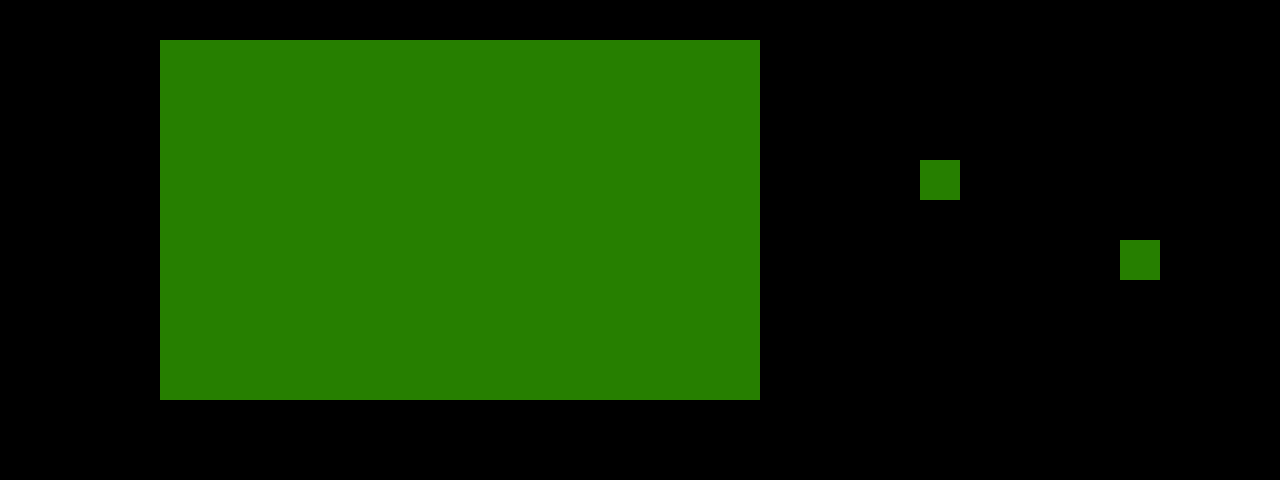

Tiled map render using the project's own tile images. Description and the whole map definition, tile-layer contents included, below:
An orthogonal 32x12 tile map with 40x40 px tiles, 1 tile layer (tiles), 2 tilesets and 25 objects (5x enemy, 3x transition, spawn, entry, island1, ...).

<map version="1.11" tiledversion="1.11.2" orientation="orthogonal" renderorder="right-down" width="32" height="12" tilewidth="40" tileheight="40" infinite="0" nextlayerid="10" nextobjectid="52">
 <editorsettings>
  <export target="data.lua" format="lua" />
 </editorsettings>
 <properties>
  <property name="name" value="Test Map - Room 2" />
 </properties>
 <tileset firstgid="1" source="../../tilesets/castle.tsx" />
 <tileset firstgid="43" source="../../tilesets/mboss.tsx" />
 <layer id="1" name="tiles" width="32" height="12">
  <data encoding="csv">
0,0,0,0,0,0,0,0,0,0,0,0,0,0,0,0,0,0,0,0,0,0,0,0,0,0,0,0,0,0,0,0,
0,0,0,0,22,23,23,23,23,23,23,23,23,23,23,23,23,23,24,0,0,0,0,0,0,0,0,0,0,0,0,0,
0,0,0,0,26,27,27,27,27,27,27,27,27,27,27,27,27,27,28,0,0,0,0,0,0,0,0,0,0,0,0,0,
0,0,0,0,6,7,7,7,7,7,7,7,7,7,7,7,7,7,8,0,0,0,0,0,0,0,0,0,0,0,0,0,
0,0,0,0,10,11,11,11,11,11,11,11,11,11,11,11,11,11,12,0,0,0,0,3,0,0,0,0,0,0,0,0,
0,0,0,0,10,11,11,11,11,11,11,11,11,11,11,11,11,11,12,0,0,0,0,0,0,0,0,0,0,0,0,0,
0,0,0,0,10,11,11,11,11,11,11,11,11,11,11,11,11,11,12,0,0,0,0,0,0,0,0,0,3,0,0,0,
0,0,0,0,10,11,11,11,11,11,11,11,11,11,11,11,11,11,12,0,0,0,0,0,0,0,0,0,0,0,0,0,
0,0,0,0,11,11,11,11,11,11,11,11,11,11,11,11,11,11,12,0,0,0,0,0,0,0,0,0,0,0,0,0,
0,0,0,0,15,15,15,15,15,15,15,15,15,15,15,15,15,15,16,0,0,0,0,0,0,0,0,0,0,0,0,0,
0,0,0,0,0,0,0,0,0,0,0,0,0,0,0,0,0,0,0,0,0,0,0,0,0,0,0,0,0,0,0,0,
0,0,0,0,0,0,0,0,0,0,0,0,0,0,0,0,0,0,0,0,0,0,0,0,0,0,0,0,0,0,0,0
</data>
 </layer>
 <objectgroup color="#0000ff" id="3" name="collision" opacity="0.5">
  <object id="1" x="120" y="120" width="40" height="200" />
  <object id="2" x="0" y="400" width="760" height="40" />
  <object id="3" x="760" y="120" width="40" height="160" />
  <object id="4" x="160" y="80" width="600" height="40" />
  <object id="7" x="0" y="280" width="120" height="40" />
  <object id="25" x="880" y="120" width="40" height="80" />
  <object id="26" x="960" y="120" width="40" height="80" />
  <object id="32" x="1080" y="240" width="40" height="120" />
  <object id="33" x="1120" y="320" width="40" height="40" />
  <object id="34" x="1160" y="240" width="40" height="120" />
 </objectgroup>
 <objectgroup color="#7f00ff" id="4" name="markers">
  <object id="5" name="spawn" x="360" y="240">
   <point />
  </object>
  <object id="8" name="entry" x="40" y="360">
   <point />
  </object>
  <object id="36" name="island1" x="940" y="195">
   <point />
  </object>
  <object id="37" name="island2" x="1140" y="275">
   <point />
  </object>
 </objectgroup>
 <objectgroup color="#ff00ff" id="5" name="objects">
  <object id="6" name="enemy" x="530" y="220" width="40" height="40">
   <properties>
    <property name="actor" value="dummy" />
    <property name="encounter" value="dummy" />
   </properties>
  </object>
  <object id="9" name="transition" x="-40" y="320" width="40" height="80">
   <properties>
    <property name="map" value="room1" />
    <property name="marker" value="entry" />
   </properties>
  </object>
  <object id="14" type="open_dark_door" x="160" y="280" width="124.465" height="55.9303" />
  <object id="15" name="script" x="62.918" y="97.651">
   <properties>
    <property name="cutscene" value="quicksave_flag_test" />
    <property name="once" type="bool" value="false" />
   </properties>
  </object>
  <object id="31" name="transition" x="920" y="120" width="40" height="40">
   <properties>
    <property name="exit_delay" type="float" value="0.1" />
    <property name="map" value="room2" />
    <property name="marker" value="island2" />
   </properties>
  </object>
  <object id="39" name="transition" x="1120" y="280" width="40" height="40">
   <properties>
    <property name="exit_delay" type="float" value="0.1" />
    <property name="map" value="room2" />
    <property name="marker" value="island1" />
   </properties>
  </object>
  <object id="42" name="spec" type="enemy" x="1078" y="47" width="40" height="40">
   <properties>
    <property name="actor" value="dummy" />
    <property name="encounter" value="dummy" />
   </properties>
  </object>
  <object id="43" name="spec" type="enemy" x="997" y="248" width="40" height="40">
   <properties>
    <property name="actor" value="dummy" />
    <property name="encounter" value="dummy" />
   </properties>
  </object>
  <object id="44" name="spec" type="enemy" x="912" y="379" width="40" height="40">
   <properties>
    <property name="actor" value="dummy" />
    <property name="encounter" value="dummy" />
   </properties>
  </object>
  <object id="45" name="spec" type="enemy" x="1039" y="142" width="40" height="40">
   <properties>
    <property name="actor" value="dummy" />
    <property name="encounter" value="dummy" />
   </properties>
  </object>
  <object id="51" name="swap_inside" x="788" y="322.667" width="54.6667" height="76" />
 </objectgroup>
</map>
